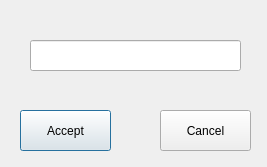
<?xml version="1.0" encoding="UTF-8"?>
<ui version="4.0">
 <class>ADDrubriquesDialog</class>
 <widget class="QDialog" name="ADDrubriquesDialog">
  <property name="geometry">
   <rect>
    <x>0</x>
    <y>0</y>
    <width>267</width>
    <height>167</height>
   </rect>
  </property>
  <property name="windowTitle">
   <string>Dialog</string>
  </property>
  <widget class="QPushButton" name="AcceptpushButton">
   <property name="geometry">
    <rect>
     <x>20</x>
     <y>110</y>
     <width>91</width>
     <height>41</height>
    </rect>
   </property>
   <property name="text">
    <string>Accept</string>
   </property>
  </widget>
  <widget class="QPushButton" name="CancelpushButton">
   <property name="geometry">
    <rect>
     <x>160</x>
     <y>110</y>
     <width>91</width>
     <height>41</height>
    </rect>
   </property>
   <property name="text">
    <string>Cancel</string>
   </property>
  </widget>
  <widget class="QLineEdit" name="rubriqueLineEdit">
   <property name="geometry">
    <rect>
     <x>30</x>
     <y>40</y>
     <width>211</width>
     <height>31</height>
    </rect>
   </property>
  </widget>
 </widget>
 <resources/>
 <connections/>
</ui>
